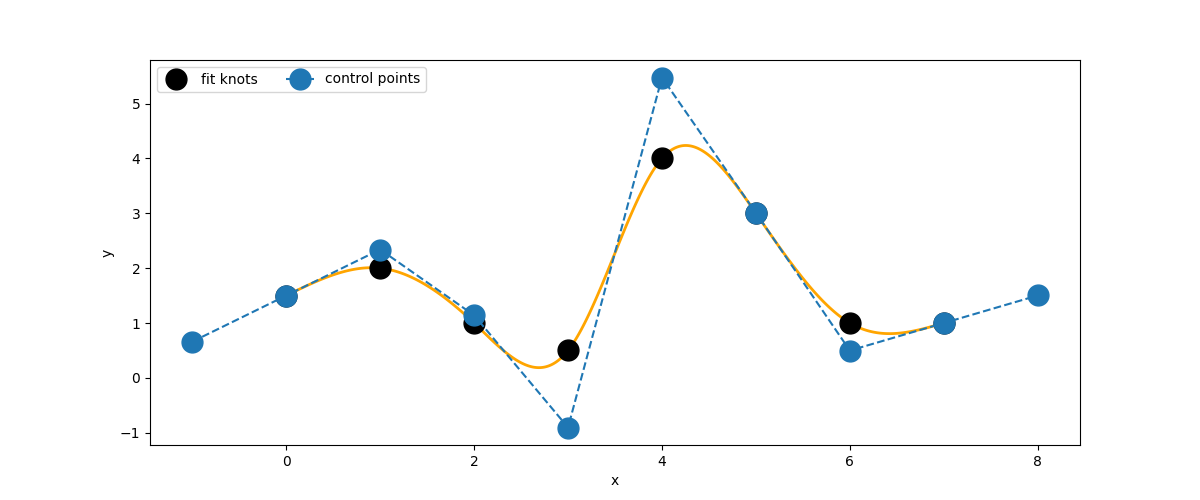

Reproduce this figure in Python.
import matplotlib.pyplot as plt
import numpy as np
# fit knots
x=[0,1,2,3,4,5,6,7]
y=[1.5,2,1,0.5,4,3,1,1]
Px=np.concatenate(([0],x,[0]))
Py=np.concatenate(([0],y,[0]))
# interpolation equations
n=len(x)
phi=np.zeros((n+2,n+2))
for i in range(n):
    phi[i+1,i]=1
    phi[i+1,i+1]=4
    phi[i+1,i+2]=1
# end condition constraints
phi[0,0]=1
phi[0,1]=-2
phi[0,2]=1
phi[n+1,n-1]=1
phi[n+1,n]=-2
phi[n+1,n+1]=1
# passage matrix
phi_inv = np.linalg.inv(phi)
# control points
Qx=6*phi_inv.dot(Px)
Qy=6*phi_inv.dot(Py)
# figure plot
plt.figure(figsize=(12, 5))
t=np.linspace(0,1,num=101)
for k in range(0,n-1):
    x_t=1.0/6.0*(((1-t)**3)*Qx[k]+(3*t**3-6*t**2+4)*Qx[k+1]+(-3*t**3+3*t**2+3*t+1)*Qx[k+2]+(t**3)*Qx[k+3])
    y_t=1.0/6.0*(((1-t)**3)*Qy[k]+(3*t**3-6*t**2+4)*Qy[k+1]+(-3*t**3+3*t**2+3*t+1)*Qy[k+2]+(t**3)*Qy[k+3])  
    plt.plot(x_t,y_t,'k',linewidth=2.0,color='orange')
plt.plot(x, y, 'ko', label='fit knots',markersize=15.0)
plt.plot(Qx, Qy, 'o--', label='control points',markersize=15.0)
plt.xlabel('x')
plt.ylabel('y')
plt.legend(loc='upper left', ncol=2)
plt.savefig('cubic_spline_free_end.png')
plt.show()